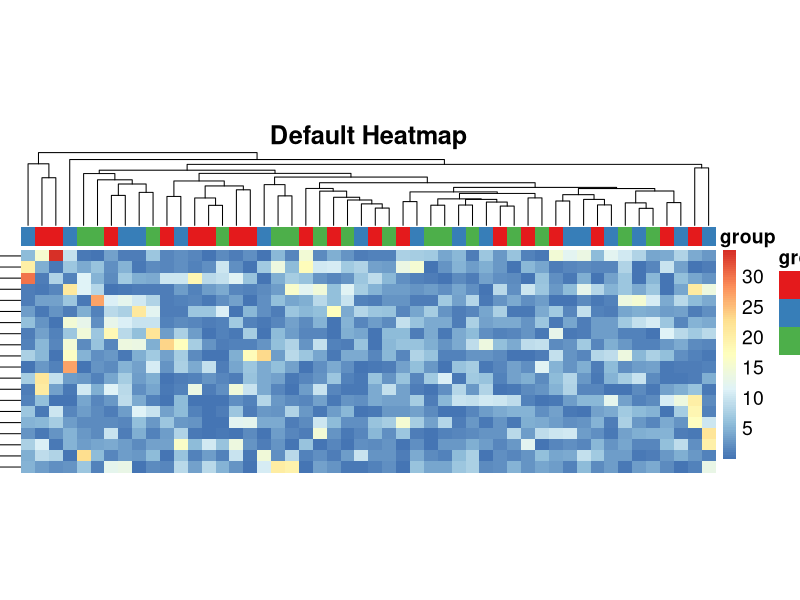

R code for this plot:
set.seed(42)
random_string <- function(n) {
  substr(paste(sample(letters), collapse = ""), 1, n)
}

mat <- matrix(rgamma(1000, shape = 1) * 5, ncol = 50)

colnames(mat) <- paste(
  rep(1:3, each = ncol(mat) / 3),
  replicate(ncol(mat), random_string(5)),
  sep = ""
)
rownames(mat) <- replicate(nrow(mat), random_string(3))

col_groups <- substr(colnames(mat), 1, 1)


# install.packages("pheatmap", "RColorBrewer", "viridis")
library(pheatmap)
library(RColorBrewer)
library(viridis)

# Data frame with column annotations.
mat_col <- data.frame(group = col_groups)
rownames(mat_col) <- colnames(mat)

# List with colors for each annotation.
mat_colors <- list(group = brewer.pal(3, "Set1"))
names(mat_colors$group) <- unique(col_groups)

png("aaa.png")
pheatmap(
  mat               = mat,
  #color             = inferno(10),
  border_color      = NA,
  show_colnames     = FALSE,
  show_rownames     = FALSE,
  annotation_col    = mat_col,
  annotation_colors = mat_colors,
  drop_levels       = TRUE,
  fontsize          = 14,
  main              = "Default Heatmap",
  cellwidth         = 10,
  cellheight        =8
)
dev.off()